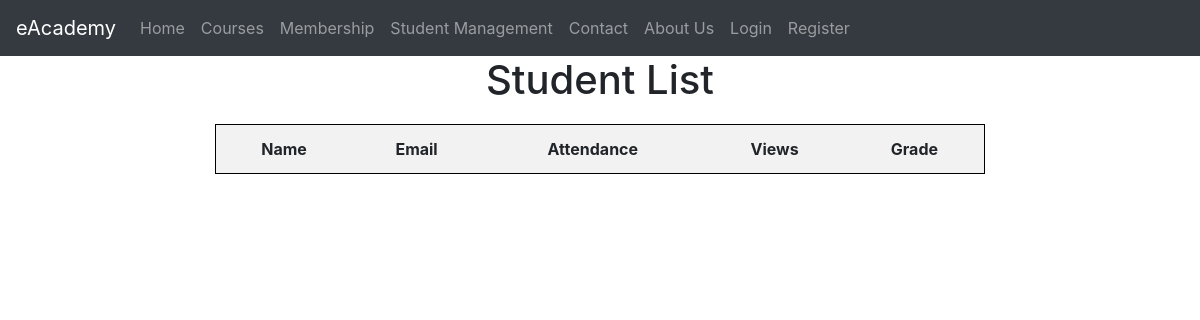
/student/, run on an earlier commit of the app's database.
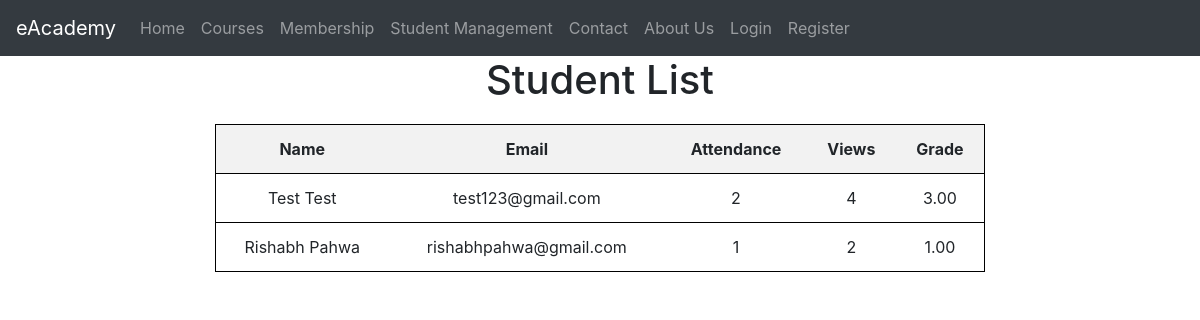
And on a later commit of the database.
### eAcademyApp/models.py (models this page shows, shortened)
class Student(models.Model):
    USER_TYPE_CHOICES = [
        ('student', 'Student'),
        ('professor', 'Professor'),
    ]
    user = models.OneToOneField(User, on_delete=models.CASCADE)
    user_type = models.CharField(max_length=10, choices=USER_TYPE_CHOICES, default='student')
    first_name = models.CharField(max_length=100, null=True)
    last_name = models.CharField(max_length=100, null=True)
    email = models.EmailField(unique=True, null=True)
    attendance = models.PositiveIntegerField(default=0)
    views = models.PositiveIntegerField(default=0)
    grade = models.DecimalField(max_digits=5, decimal_places=2, default=0.0)

### eAcademyApp/views.py (the view)
# urls.py: path('student/', views.student_list, name='student_list'),
def student_list(request):
    students = Student.objects.filter(user__student__user_type='student')
    return render(request, 'student_list.html', {'students': students})

### templates/student_list.html
{% extends 'base.html' %}
{% load static %}
{% block content %}
<div class="container">
    <h1>Student List</h1>
    <table class="student-table">
        <thead>
            <tr>
                <th>Name</th>
                <th>Email</th>
                <th>Attendance</th>
                <th>Views</th>
                <th>Grade</th>
            </tr>
        </thead>
        <tbody>
            {% for student in students %}
            <tr>
                <td>{{ student.first_name }} {{ student.last_name }}</td>
                <td>{{ student.email }}</td>
                <td>{{ student.attendance }}</td>
                <td>{{ student.views }}</td>
                <td>{{ student.grade }}</td>
            </tr>
            {% endfor %}
        </tbody>
    </table>
</div>
{% endblock %}

What changed in the data, as far as the page shows it:
added Student: first_name "Test", last_name "Test", email "test123@gmail.com", attendance "2", views "4", grade "3.00"
added Student: first_name "Rishabh", last_name "Pahwa", email "rishabhpahwa@gmail.com", attendance "1", views "2", grade "1.00"
